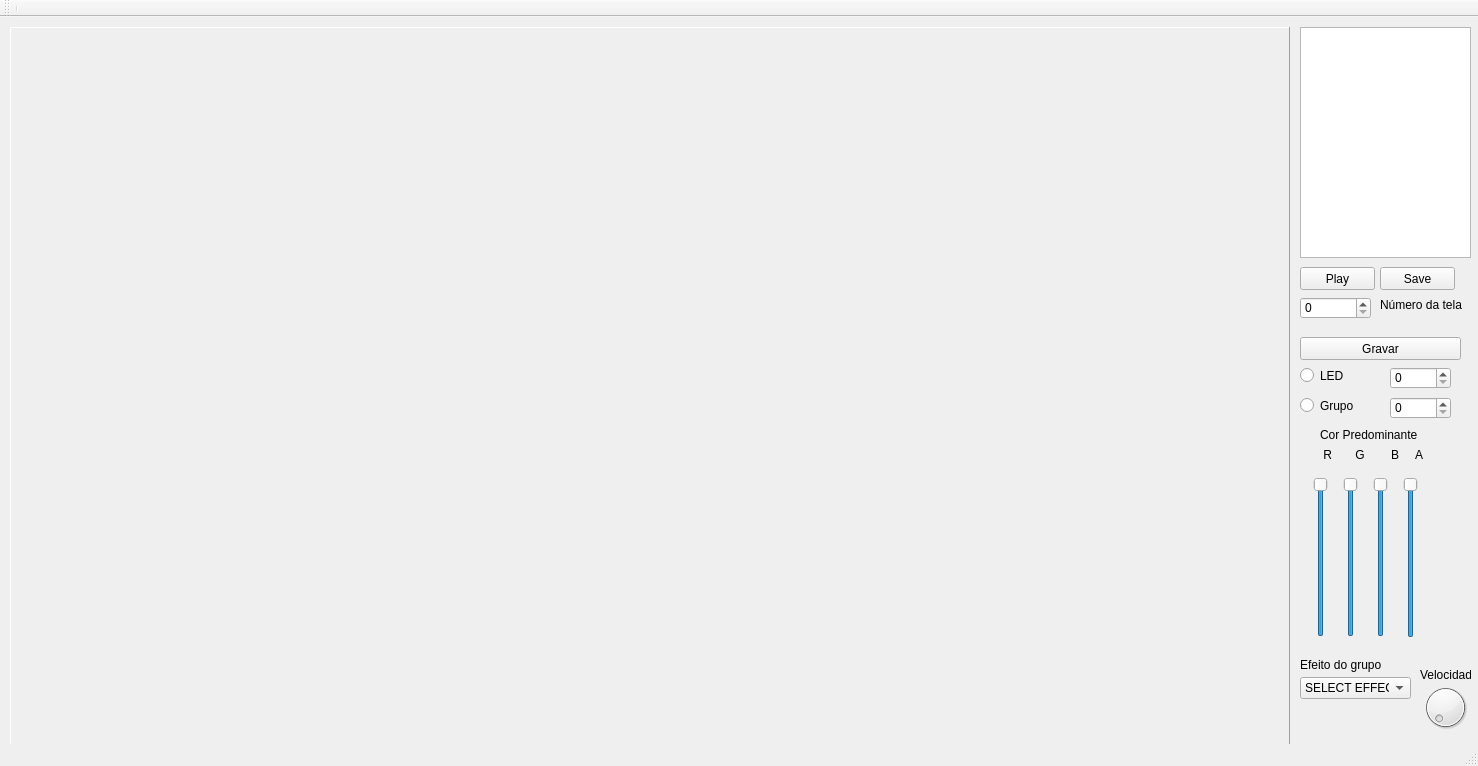
<?xml version="1.0" encoding="UTF-8"?>
<ui version="4.0">
 <class>MainWindow</class>
 <widget class="QMainWindow" name="MainWindow">
  <property name="geometry">
   <rect>
    <x>0</x>
    <y>0</y>
    <width>1478</width>
    <height>766</height>
   </rect>
  </property>
  <property name="windowTitle">
   <string>Configurtador</string>
  </property>
  <widget class="QWidget" name="centralWidget">
   <widget class="my_qlabel" name="label">
    <property name="geometry">
     <rect>
      <x>10</x>
      <y>10</y>
      <width>1280</width>
      <height>720</height>
     </rect>
    </property>
    <property name="mouseTracking">
     <bool>true</bool>
    </property>
    <property name="frameShape">
     <enum>QFrame::Panel</enum>
    </property>
    <property name="frameShadow">
     <enum>QFrame::Raised</enum>
    </property>
    <property name="text">
     <string/>
    </property>
   </widget>
   <widget class="QSlider" name="R_Color">
    <property name="geometry">
     <rect>
      <x>1310</x>
      <y>460</y>
      <width>22</width>
      <height>160</height>
     </rect>
    </property>
    <property name="maximum">
     <number>255</number>
    </property>
    <property name="sliderPosition">
     <number>255</number>
    </property>
    <property name="orientation">
     <enum>Qt::Vertical</enum>
    </property>
   </widget>
   <widget class="QSlider" name="G_Color">
    <property name="geometry">
     <rect>
      <x>1340</x>
      <y>460</y>
      <width>22</width>
      <height>160</height>
     </rect>
    </property>
    <property name="maximum">
     <number>255</number>
    </property>
    <property name="sliderPosition">
     <number>255</number>
    </property>
    <property name="orientation">
     <enum>Qt::Vertical</enum>
    </property>
   </widget>
   <widget class="QSlider" name="B_Color">
    <property name="geometry">
     <rect>
      <x>1370</x>
      <y>460</y>
      <width>22</width>
      <height>160</height>
     </rect>
    </property>
    <property name="maximum">
     <number>255</number>
    </property>
    <property name="sliderPosition">
     <number>255</number>
    </property>
    <property name="orientation">
     <enum>Qt::Vertical</enum>
    </property>
   </widget>
   <widget class="QDial" name="speed">
    <property name="geometry">
     <rect>
      <x>1420</x>
      <y>660</y>
      <width>51</width>
      <height>61</height>
     </rect>
    </property>
    <property name="minimum">
     <number>10</number>
    </property>
    <property name="maximum">
     <number>100</number>
    </property>
   </widget>
   <widget class="QComboBox" name="effectSelector">
    <property name="geometry">
     <rect>
      <x>1300</x>
      <y>660</y>
      <width>111</width>
      <height>22</height>
     </rect>
    </property>
    <item>
     <property name="text">
      <string>SELECT EFFECT</string>
     </property>
    </item>
    <item>
     <property name="text">
      <string>TRAIN_BACK</string>
     </property>
    </item>
    <item>
     <property name="text">
      <string>TRAIN_FWRD</string>
     </property>
    </item>
    <item>
     <property name="text">
      <string>FLASH</string>
     </property>
    </item>
    <item>
     <property name="text">
      <string>SMOTH_BLINK</string>
     </property>
    </item>
    <item>
     <property name="text">
      <string>NONE</string>
     </property>
    </item>
   </widget>
   <widget class="QLabel" name="label_2">
    <property name="geometry">
     <rect>
      <x>1320</x>
      <y>430</y>
      <width>131</width>
      <height>16</height>
     </rect>
    </property>
    <property name="text">
     <string> R       G        B     A</string>
    </property>
   </widget>
   <widget class="QLabel" name="label_3">
    <property name="geometry">
     <rect>
      <x>1420</x>
      <y>650</y>
      <width>51</width>
      <height>16</height>
     </rect>
    </property>
    <property name="text">
     <string>Velocidade</string>
    </property>
   </widget>
   <widget class="QLabel" name="label_4">
    <property name="geometry">
     <rect>
      <x>1300</x>
      <y>640</y>
      <width>111</width>
      <height>16</height>
     </rect>
    </property>
    <property name="text">
     <string>Efeito do grupo</string>
    </property>
   </widget>
   <widget class="QPushButton" name="RecordButton">
    <property name="geometry">
     <rect>
      <x>1300</x>
      <y>320</y>
      <width>161</width>
      <height>23</height>
     </rect>
    </property>
    <property name="text">
     <string>Gravar</string>
    </property>
   </widget>
   <widget class="QSpinBox" name="screen_line">
    <property name="geometry">
     <rect>
      <x>1300</x>
      <y>280</y>
      <width>71</width>
      <height>22</height>
     </rect>
    </property>
    <property name="maximum">
     <number>59</number>
    </property>
   </widget>
   <widget class="QLabel" name="label_5">
    <property name="geometry">
     <rect>
      <x>1380</x>
      <y>280</y>
      <width>101</width>
      <height>16</height>
     </rect>
    </property>
    <property name="text">
     <string>Número da tela</string>
    </property>
   </widget>
   <widget class="LedIndicator" name="LED" native="true">
    <property name="geometry">
     <rect>
      <x>1430</x>
      <y>450</y>
      <width>21</width>
      <height>20</height>
     </rect>
    </property>
   </widget>
   <widget class="QSlider" name="A_slider">
    <property name="geometry">
     <rect>
      <x>1400</x>
      <y>460</y>
      <width>21</width>
      <height>161</height>
     </rect>
    </property>
    <property name="maximum">
     <number>255</number>
    </property>
    <property name="sliderPosition">
     <number>255</number>
    </property>
    <property name="orientation">
     <enum>Qt::Vertical</enum>
    </property>
   </widget>
   <widget class="QPushButton" name="playButton">
    <property name="geometry">
     <rect>
      <x>1300</x>
      <y>250</y>
      <width>75</width>
      <height>23</height>
     </rect>
    </property>
    <property name="text">
     <string>Play</string>
    </property>
   </widget>
   <widget class="QSpinBox" name="group">
    <property name="geometry">
     <rect>
      <x>1390</x>
      <y>380</y>
      <width>61</width>
      <height>22</height>
     </rect>
    </property>
    <property name="maximum">
     <number>60</number>
    </property>
   </widget>
   <widget class="QLabel" name="label_7">
    <property name="geometry">
     <rect>
      <x>1320</x>
      <y>410</y>
      <width>101</width>
      <height>16</height>
     </rect>
    </property>
    <property name="text">
     <string>Cor Predominante</string>
    </property>
   </widget>
   <widget class="QRadioButton" name="selectLED">
    <property name="geometry">
     <rect>
      <x>1300</x>
      <y>350</y>
      <width>82</width>
      <height>17</height>
     </rect>
    </property>
    <property name="text">
     <string>LED</string>
    </property>
   </widget>
   <widget class="QRadioButton" name="selectGroup">
    <property name="geometry">
     <rect>
      <x>1300</x>
      <y>380</y>
      <width>82</width>
      <height>17</height>
     </rect>
    </property>
    <property name="text">
     <string>Grupo</string>
    </property>
   </widget>
   <widget class="QTextEdit" name="textEdit">
    <property name="geometry">
     <rect>
      <x>1300</x>
      <y>10</y>
      <width>171</width>
      <height>231</height>
     </rect>
    </property>
   </widget>
   <widget class="QPushButton" name="pushButton">
    <property name="geometry">
     <rect>
      <x>1380</x>
      <y>250</y>
      <width>75</width>
      <height>23</height>
     </rect>
    </property>
    <property name="text">
     <string>Save</string>
    </property>
   </widget>
   <widget class="QSpinBox" name="led_number">
    <property name="geometry">
     <rect>
      <x>1390</x>
      <y>350</y>
      <width>61</width>
      <height>22</height>
     </rect>
    </property>
    <property name="maximum">
     <number>116</number>
    </property>
   </widget>
  </widget>
  <widget class="QToolBar" name="mainToolBar">
   <attribute name="toolBarArea">
    <enum>TopToolBarArea</enum>
   </attribute>
   <attribute name="toolBarBreak">
    <bool>false</bool>
   </attribute>
   <addaction name="separator"/>
  </widget>
  <widget class="QStatusBar" name="statusBar"/>
 </widget>
 <layoutdefault spacing="6" margin="11"/>
 <customwidgets>
  <customwidget>
   <class>LedIndicator</class>
   <extends>QWidget</extends>
   <header>ledindicator.h</header>
   <container>1</container>
  </customwidget>
  <customwidget>
   <class>my_qlabel</class>
   <extends>QLabel</extends>
   <header location="global">my_qlabel.h</header>
  </customwidget>
 </customwidgets>
 <resources/>
 <connections/>
</ui>
